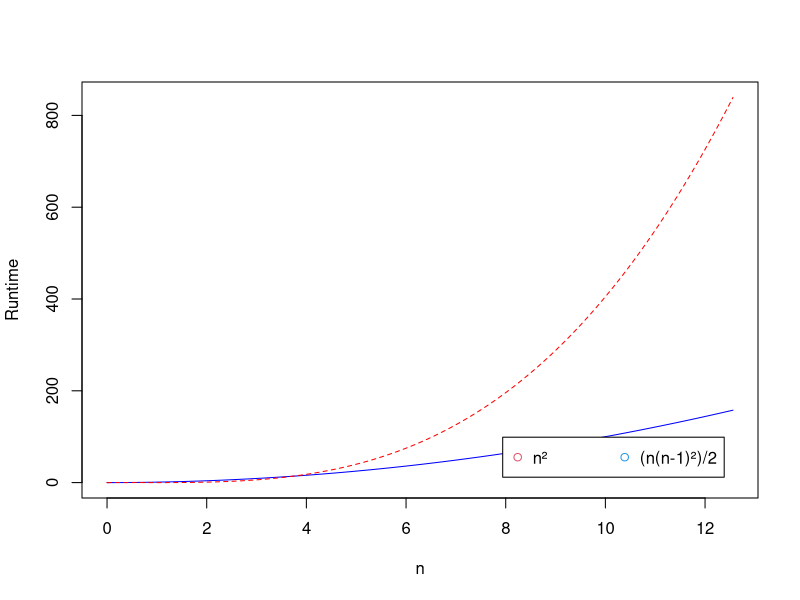

Recreate this plot in R.
fun1 <- function(x) x^2
fun2 <- function(x) (x*(x-1)^2)/2
x<-seq(0,4*pi,0.01)
matplot(x, cbind(fun1(x), fun2(x)),
        type = "l", col = c("blue", "red"), 
        ylab = "Runtime", xlab = "n")
legend("bottomright", inset = .05, legend = c("n²", "(n(n-1)²)/2"), pch = 1, col = c(2,4), horiz = T)
